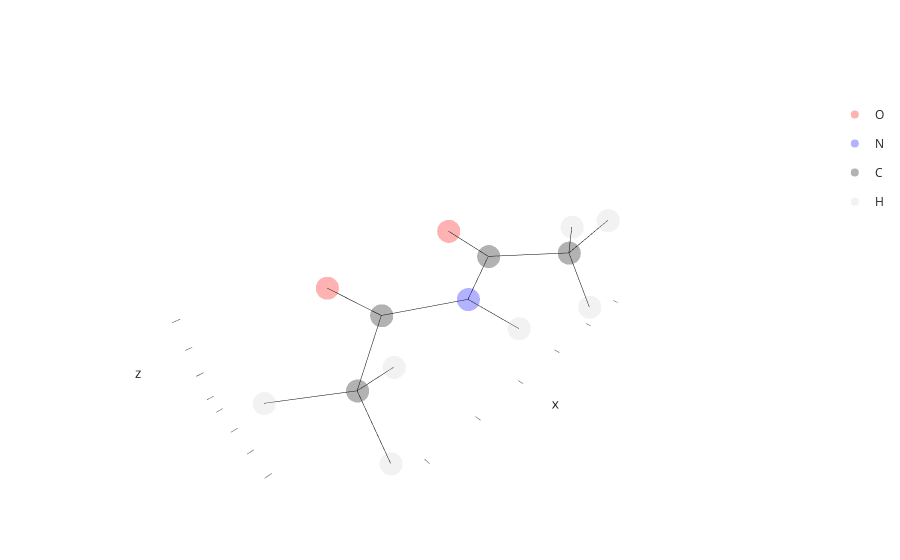

This figure's notebook cell:
### Code cell
# get a diacetamide (using its name)
# since diacetamide was not available in the loaded set of compounds
# biobuild will automatically download it from PubChem
tri = bb.molecule("diacetamide")

# check what it looks like
tri.show()

### Figure 1 — Plotly figure (JSON) as saved in the notebook; plotly's stock layout.template omitted (floating-point values rounded to 4 significant figures)
{"data": [{"customdata": [["O1", 1, 1, "UNK", "A"], ["O2", 2, 1, "UNK", "A"]], "hovertemplate": "atom_element=O<br>x=%{x}<br>y=%{y}<br>z=%{z}<br>atom_id=%{customdata[0]}<br>atom_serial=%{customdata[1]}<br>residue_serial=%{customdata[2]}<br>residue_name=%{customdata[3]}<br>chain_id=%{customdata[4]}<extra></extra>", "legendgroup": "O", "marker": {"color": "red", "opacity": 0.3, "symbol": "circle"}, "mode": "markers", "name": "O", "scene": "scene", "showlegend": true, "type": "scatter3d", "x": [1.413, -1.413], "y": [-1.239, -1.239], "z": [0.0021, -0.0045]}, {"customdata": [["N1", 3, 1, "UNK", "A"]], "hovertemplate": "atom_element=N<br>x=%{x}<br>y=%{y}<br>z=%{z}<br>atom_id=%{customdata[0]}<br>atom_serial=%{customdata[1]}<br>residue_serial=%{customdata[2]}<br>residue_name=%{customdata[3]}<br>chain_id=%{customdata[4]}<extra></extra>", "legendgroup": "N", "marker": {"color": "blue", "opacity": 0.3, "symbol": "circle"}, "mode": "markers", "name": "N", "scene": "scene", "showlegend": true, "type": "scatter3d", "x": [-0.0001], "y": [0.6228], "z": [0.0038]}, {"customdata": [["C1", 4, 1, "UNK", "A"], ["C2", 5, 1, "UNK", "A"], ["C3", 6, 1, "UNK", "A"], ["C4", 7, 1, "UNK", "A"]], "hovertemplate": "atom_element=C<br>x=%{x}<br>y=%{y}<br>z=%{z}<br>atom_id=%{customdata[0]}<br>atom_serial=%{customdata[1]}<br>residue_serial=%{customdata[2]}<br>residue_name=%{customdata[3]}<br>chain_id=%{customdata[4]}<extra></extra>", "legendgroup": "C", "marker": {"color": "black", "opacity": 0.3, "symbol": "circle"}, "mode": "markers", "name": "C", "scene": "scene", "showlegend": true, "type": "scatter3d", "x": [1.234, -1.234, 2.381, -2.381], "y": [-0.0239, -0.024, 0.9511, 0.9515], "z": [0.0049, -0.0009, -0.0062, 0.0007]}, {"customdata": [["H1", 8, 1, "UNK", "A"], ["H2", 9, 1, "UNK", "A"], ["H3", 10, 1, "UNK", "A"], ["H4", 11, 1, "UNK", "A"], ["H5", 12, 1, "UNK", "A"], ["H6", 13, 1, "UNK", "A"], ["H7", 14, 1, "UNK", "A"]], "hovertemplate": "atom_element=H<br>x=%{x}<br>y=%{y}<br>z=%{z}<br>atom_id=%{customdata[0]}<br>atom_serial=%{customdata[1]}<br>residue_serial=%{customdata[2]}<br>residue_name=%{customdata[3]}<br>chain_id=%{customdata[4]}<extra></extra>", "legendgroup": "H", "marker": {"color": "lightgray", "opacity": 0.3, "symbol": "circle"}, "mode": "markers", "name": "H", "scene": "scene", "showlegend": true, "type": "scatter3d", "x": [-0.0002, 3.326, 2.382, 2.287, -2.326, -2.339, -3.329], "y": [1.64, 0.4099, 1.507, 1.649, 1.59, 1.571, 0.4071], "z": [0.004, 0.091, -0.948, 0.8303, -0.8857, 0.9008, -0.0116]}, {"hoverinfo": "skip", "line": {"color": "black", "width": 1}, "mode": "lines", "showlegend": false, "type": "scatter3d", "x": [1.413, 1.234], "y": [-1.239, -0.0239], "z": [0.0021, 0.0049]}, {"hoverinfo": "skip", "line": {"color": "black", "width": 1}, "mode": "lines", "showlegend": false, "type": "scatter3d", "x": [-1.413, -1.234], "y": [-1.239, -0.024], "z": [-0.0045, -0.0009]}, {"hoverinfo": "skip", "line": {"color": "black", "width": 1}, "mode": "lines", "showlegend": false, "type": "scatter3d", "x": [-0.0001, 1.234], "y": [0.6228, -0.0239], "z": [0.0038, 0.0049]}, {"hoverinfo": "skip", "line": {"color": "black", "width": 1}, "mode": "lines", "showlegend": false, "type": "scatter3d", "x": [-0.0001, -1.234], "y": [0.6228, -0.024], "z": [0.0038, -0.0009]}, {"hoverinfo": "skip", "line": {"color": "black", "width": 1}, "mode": "lines", "showlegend": false, "type": "scatter3d", "x": [-0.0001, -0.0002], "y": [0.6228, 1.64], "z": [0.0038, 0.004]}, {"hoverinfo": "skip", "line": {"color": "black", "width": 1}, "mode": "lines", "showlegend": false, "type": "scatter3d", "x": [1.234, 2.381], "y": [-0.0239, 0.9511], "z": [0.0049, -0.0062]}, {"hoverinfo": "skip", "line": {"color": "black", "width": 1}, "mode": "lines", "showlegend": false, "type": "scatter3d", "x": [-1.234, -2.381], "y": [-0.024, 0.9515], "z": [-0.0009, 0.0007]}, {"hoverinfo": "skip", "line": {"color": "black", "width": 1}, "mode": "lines", "showlegend": false, "type": "scatter3d", "x": [2.381, 3.326], "y": [0.9511, 0.4099], "z": [-0.0062, 0.091]}, {"hoverinfo": "skip", "line": {"color": "black", "width": 1}, "mode": "lines", "showlegend": false, "type": "scatter3d", "x": [2.381, 2.382], "y": [0.9511, 1.507], "z": [-0.0062, -0.948]}, {"hoverinfo": "skip", "line": {"color": "black", "width": 1}, "mode": "lines", "showlegend": false, "type": "scatter3d", "x": [2.381, 2.287], "y": [0.9511, 1.649], "z": [-0.0062, 0.8303]}, {"hoverinfo": "skip", "line": {"color": "black", "width": 1}, "mode": "lines", "showlegend": false, "type": "scatter3d", "x": [-2.381, -2.326], "y": [0.9515, 1.59], "z": [0.0007, -0.8857]}, {"hoverinfo": "skip", "line": {"color": "black", "width": 1}, "mode": "lines", "showlegend": false, "type": "scatter3d", "x": [-2.381, -2.339], "y": [0.9515, 1.571], "z": [0.0007, 0.9008]}, {"hoverinfo": "skip", "line": {"color": "black", "width": 1}, "mode": "lines", "showlegend": false, "type": "scatter3d", "x": [-2.381, -3.329], "y": [0.9515, 0.4071], "z": [0.0007, -0.0116]}], "layout": {"scene": {"xaxis": {"showgrid": false, "showline": false, "showticklabels": false}, "yaxis": {"showgrid": false, "showline": false, "showticklabels": false}, "zaxis": {"showgrid": false, "showline": false, "showticklabels": false}}}}
